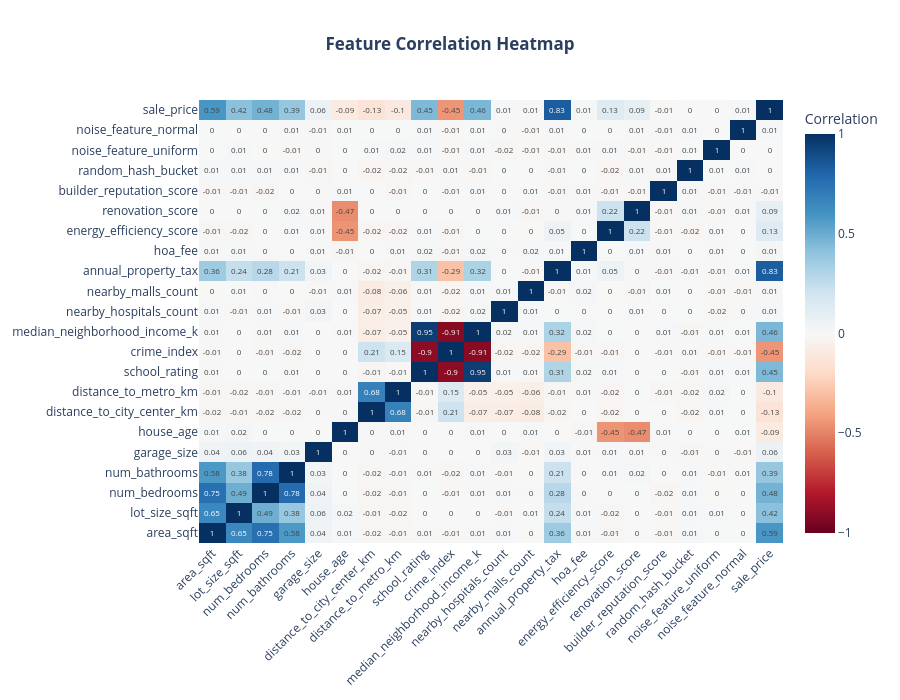

Write notebook code for a chart like this one.
### Markdown cell above
### Correlation Analysis

**Correlation** measures the strength and direction of linear relationships between variables:
- **Positive correlation**: Variables move in the same direction
- **Negative correlation**: Variables move in opposite directions
- **No correlation**: No linear relationship

**Correlation Coefficient (Pearson's r)** ranges from -1 to +1:
- r = +1: Perfect positive correlation
- r = -1: Perfect negative correlation
- r = 0: No linear correlation

### Code cell
# Calculate correlation matrix
correlation_matrix = df.corr(numeric_only = True)

# Create interactive heatmap
fig = go.Figure(data=go.Heatmap(
    z=correlation_matrix.values,
    x=correlation_matrix.columns,
    y=correlation_matrix.columns,
    colorscale='RdBu',
    zmid=0,
    text=correlation_matrix.values.round(2),
    texttemplate='%{text}',
    textfont={"size": 8},
    colorbar=dict(title="Correlation")
))

fig.update_layout(
    title='<b>Feature Correlation Heatmap</b>',
    title_x=0.5,
    width=900,
    height=700,
    xaxis_tickangle=-45
)

fig.show()

# Display correlations with target
print("\n" + "=" * 80)
print(f"CORRELATIONS WITH TARGET VARIABLE ({target_column})")
print("=" * 80)
target_corr = correlation_matrix[target_column].sort_values(ascending=False)
print(target_corr.to_string())

### Figure 1 — Plotly figure (JSON) as saved in the notebook; plotly's stock layout.template omitted (floating-point values rounded to 4 significant figures; data arrays with more than 128 entries replaced by an {"elided": "..."} marker saying what was removed)
{"data": [{"colorbar": {"title": {"text": "Correlation"}}, "colorscale": [[0, "rgb(103,0,31)"], [0.1, "rgb(178,24,43)"], [0.2, "rgb(214,96,77)"], [0.3, "rgb(244,165,130)"], [0.4, "rgb(253,219,199)"], [0.5, "rgb(247,247,247)"], [0.6, "rgb(209,229,240)"], [0.7, "rgb(146,197,222)"], [0.8, "rgb(67,147,195)"], [0.9, "rgb(33,102,172)"], [1, "rgb(5,48,97)"]], "text": {"elided": "22x22 float values"}, "textfont": {"size": 8}, "texttemplate": "%{text}", "type": "heatmap", "x": ["area_sqft", "lot_size_sqft", "num_bedrooms", "num_bathrooms", "garage_size", "house_age", "distance_to_city_center_km", "distance_to_metro_km", "school_rating", "crime_index", "median_neighborhood_income_k", "nearby_hospitals_count", "nearby_malls_count", "annual_property_tax", "hoa_fee", "energy_efficiency_score", "renovation_score", "builder_reputation_score", "random_hash_bucket", "noise_feature_uniform", "noise_feature_normal", "sale_price"], "y": ["area_sqft", "lot_size_sqft", "num_bedrooms", "num_bathrooms", "garage_size", "house_age", "distance_to_city_center_km", "distance_to_metro_km", "school_rating", "crime_index", "median_neighborhood_income_k", "nearby_hospitals_count", "nearby_malls_count", "annual_property_tax", "hoa_fee", "energy_efficiency_score", "renovation_score", "builder_reputation_score", "random_hash_bucket", "noise_feature_uniform", "noise_feature_normal", "sale_price"], "z": {"elided": "22x22 float values"}, "zmid": 0}], "layout": {"height": 700, "title": {"text": "<b>Feature Correlation Heatmap</b>", "x": 0.5}, "width": 900, "xaxis": {"tickangle": -45}}}
